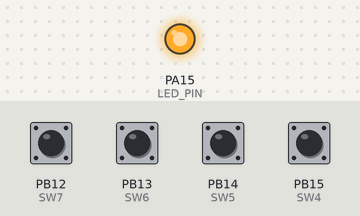
Simulated run of this sketch. Board: STM32 Blue Pill. Parts: output pins drawn as LEDs (lit = HIGH). The inputs (shaded band) are chosen by the test bench; at power-on: PB12 (SW7), PB13 (SW6), PB14 (SW5), PB15 (SW4) HIGH.

Above: at 1.2 s.
1.3 s: PB12 (SW7) pulled LOW for 0.15 s
At 1.37 s:
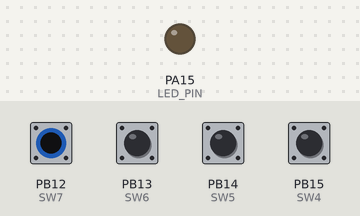
Timing chart, 0 to 4.3 s (numbered marks = the images above; inputs shaded):
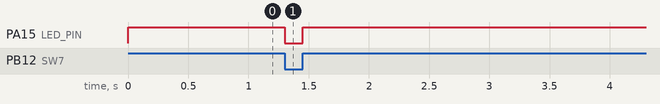

The sketch:

DSO-138_button.ino
```cpp
// LED definition
//
const int LED_PIN = PA15;     // DSO-138

// Button definitions
//
const uint8 SW4 = PB15;
const uint8 SW5 = PB14;
const uint8 SW6 = PB13;
const uint8 SW7 = PB12;

void setup()
{
    pinMode(LED_PIN, OUTPUT);
    pinMode(SW4, INPUT_PULLUP);
    pinMode(SW5, INPUT_PULLUP);
    pinMode(SW6, INPUT_PULLUP);
    pinMode(SW7, INPUT_PULLUP);
}

void loop()
{
    static boolean LED_ON = LOW;
    static boolean LED_OFF = HIGH;

    boolean sw4 = digitalRead(SW4);   // read the input pins.  Normally hi.
    boolean sw5 = digitalRead(SW5);
    boolean sw6 = digitalRead(SW6);
    boolean sw7 = digitalRead(SW7);

    boolean output = LED_OFF;         // If any of them are low light the LED
    if (sw4 == LOW) output = LED_ON;
    if (sw5 == LOW) output = LED_ON;
    if (sw6 == LOW) output = LED_ON;
    if (sw7 == LOW) output = LED_ON;
    digitalWrite(LED_PIN, output);
}
```

Measured:
- after the input at 1.3 s, PA15 (LED_PIN): HIGH → LOW at once, → HIGH 0.15 s later
